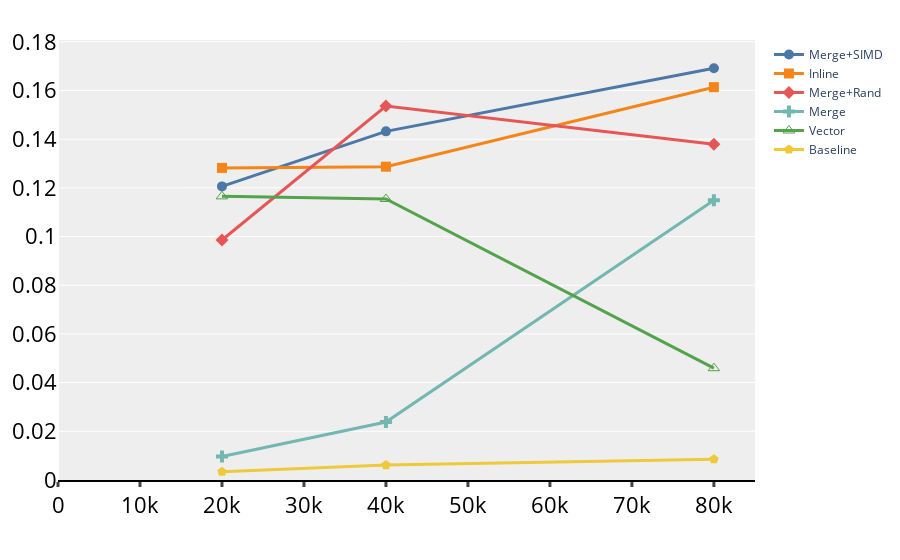

Notebook source saved alongside this figure:
### Code cell
fig = go.Figure()
ploted_edge=[100,500,1000,5000,10000, 20000, 40000, 80000]
# for idx, e in enumerate(ploted_edge):
func_alias=['Merge+SIMD','Inline','Merge+Rand', 'Merge','Vector','Baseline']
for j, func in enumerate(func_alias):
    same = result.loc[(result['function']==func) & (result['#V']==10000)]
    fig.add_trace(go.Scatter(x=same["#E"], y=same['flops/cycle'], name=f"{func}",
                            mode='lines+markers', marker=dict(symbol=marker_symbols[j],size=10),
                            line=dict(color=colorq[j], width=3)))

fig.update_layout(xaxis=dict(showline=True, showgrid=False, rangemode="tozero",
                             linecolor='rgb(0, 0, 0)', linewidth=2,
                             tickwidth=3, tickfont=num_font, ticks='outside'),
                  yaxis=dict(tickfont=num_font, zeroline=False, showticklabels=True, rangemode="tozero",
                             showline=False),
                  showlegend=True, legend=dict(traceorder="normal"),
                  margin=dict(autoexpand=True, l=40, r=20, t=40),
                  plot_bgcolor="#eeeeee"
                  )
fig.show()
fig.write_image("flops_cycles_v10000.pdf")

### Figure 1 — Plotly figure (JSON) as saved in the notebook; plotly's stock layout.template omitted (floating-point values rounded to 4 significant figures)
{"data": [{"line": {"color": "#4C78A8", "width": 3}, "marker": {"size": 10, "symbol": "circle"}, "mode": "lines+markers", "name": "Merge+SIMD", "type": "scatter", "x": [20000, 40000, 80000], "y": [0.1206, 0.1432, 0.1691]}, {"line": {"color": "#F58518", "width": 3}, "marker": {"size": 10, "symbol": "square"}, "mode": "lines+markers", "name": "Inline", "type": "scatter", "x": [20000, 40000, 80000], "y": [0.1282, 0.1287, 0.1614]}, {"line": {"color": "#E45756", "width": 3}, "marker": {"size": 10, "symbol": "diamond"}, "mode": "lines+markers", "name": "Merge+Rand", "type": "scatter", "x": [20000, 40000, 80000], "y": [0.09859, 0.1536, 0.1379]}, {"line": {"color": "#72B7B2", "width": 3}, "marker": {"size": 10, "symbol": "cross"}, "mode": "lines+markers", "name": "Merge", "type": "scatter", "x": [20000, 40000, 80000], "y": [0.009668, 0.02381, 0.1149]}, {"line": {"color": "#54A24B", "width": 3}, "marker": {"size": 10, "symbol": "triangle-up-open"}, "mode": "lines+markers", "name": "Vector", "type": "scatter", "x": [20000, 40000, 80000], "y": [0.1165, 0.1154, 0.04593]}, {"line": {"color": "#EECA3B", "width": 3}, "marker": {"size": 10, "symbol": "pentagon"}, "mode": "lines+markers", "name": "Baseline", "type": "scatter", "x": [20000, 40000, 80000], "y": [0.003419, 0.006119, 0.008519]}], "layout": {"legend": {"traceorder": "normal"}, "margin": {"autoexpand": true, "l": 40, "r": 20, "t": 40}, "plot_bgcolor": "#eeeeee", "showlegend": true, "xaxis": {"linecolor": "rgb(0, 0, 0)", "linewidth": 2, "rangemode": "tozero", "showgrid": false, "showline": true, "tickfont": {"color": "#000000", "size": 22}, "ticks": "outside", "tickwidth": 3}, "yaxis": {"rangemode": "tozero", "showline": false, "showticklabels": true, "tickfont": {"color": "#000000", "size": 22}, "zeroline": false}}}
